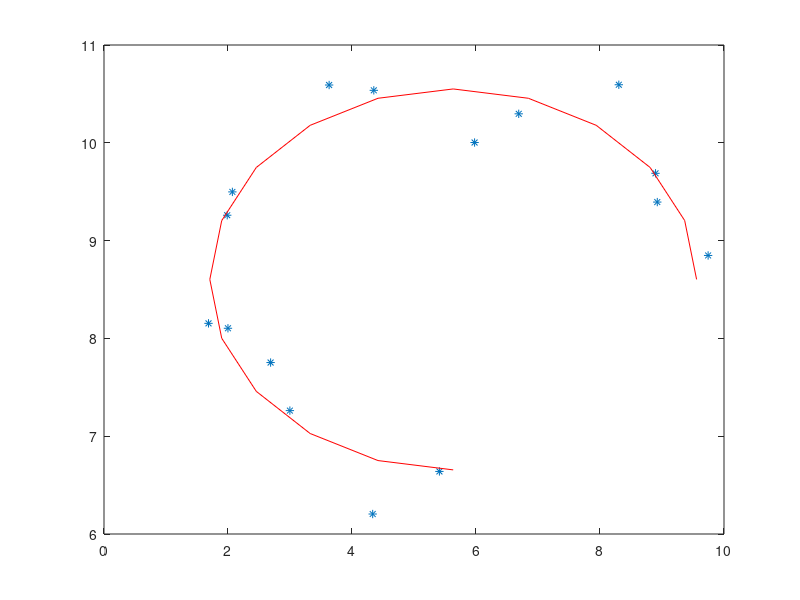

The MATLAB source for this figure:
function ellipse_testfitangle()
%Assume the data (x, y, and t) is generated by

t = (0:pi/10:1.5*pi)';
x = 5 + 4*cos(t) + rand(size(t));
y = 8 + 2*sin(t) + rand(size(t));

%minimize || W*a - [x;y] ||_2
 

i = size(t); % t is a column vector

W=[ones(i) cos(t) zeros(i) zeros(i) ;
zeros(i) zeros(i) ones(i) sin(t) ] ;

%Determine "a" by solving the over determined system:

%W*af = [x;y];

%using backslash

af = W \ [x;y]

%Measure the goodness of the fit by looking at the 2-norm of the residual vector:

norm(W*af - [x;y])

%You can also visually check the results:
figure;
plot(x,y,'*'); hold on
xnew = af(1) + af(2)*cos(t);
ynew = af(3) + af(4)*sin(t);
plot(xnew, ynew ,'r');
